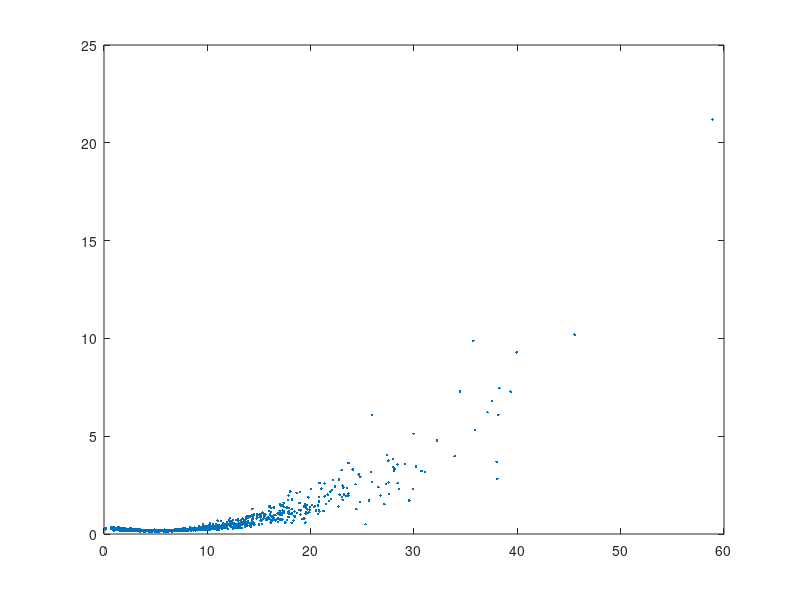
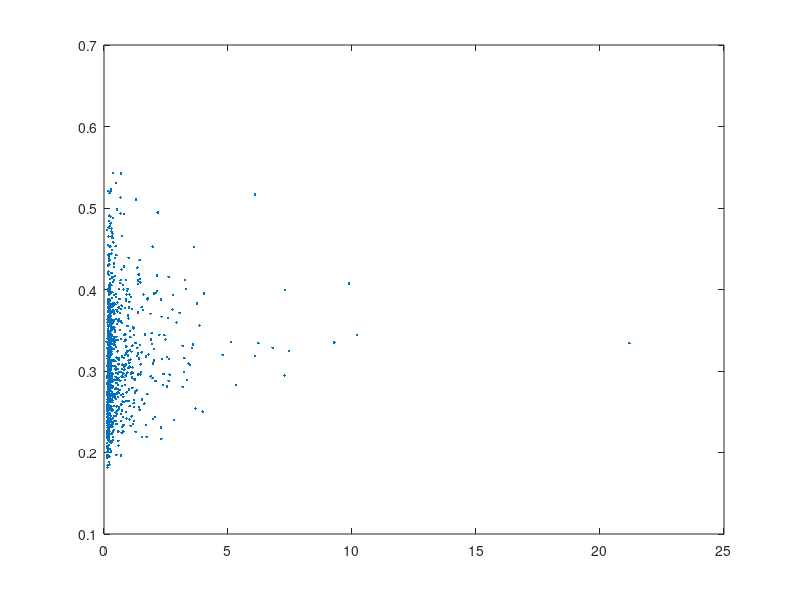

Source code (MATLAB) for these figures, in order:
clear all;clc;close all
%% Network parameters
Nneuron = 1000; % total number of neurons in the network
Npattern = 1;   % number of patterns it learned
meanRate = 10;  % Average firing rate before learning
k = 2;
Rate_Novel = gamrnd(k,meanRate/k,Nneuron,Npattern);

p = 0.1;        % probability of connection
BinConn = (rand(Nneuron)<p);    % Structural connectivity (it is assumed to be known)
StrengthConn = 1/(Nneuron*p)*(2*rand(Nneuron)+4);   % Strength of connection before learning
WRec_Novel = 1/meanRate*BinConn.*StrengthConn;

IExt = Rate_Novel-WRec_Novel*Rate_Novel;            % External input (assumed to be unchanged with learning)
%% Synaptic plasticity and firing rate after learning for each pattern
DelW_Strength = zeros(Nneuron,Nneuron,Npattern);
DelW_Strength_total = zeros(Nneuron);
for i = 1:Npattern
    DelW_Strength(:,:,i) = BinConn.*(1/(Nneuron*p)*.1/meanRate^3*(Rate_Novel(:,i).^2-meanRate*Rate_Novel(:,i))*(Rate_Novel(:,i)'-meanRate));
    DelW_Strength_total = DelW_Strength_total+DelW_Strength(:,:,i);
end

DelW = DelW_Strength_total;

WRec_Fam = WRec_Novel + DelW;

Rate_Fam = (eye(Nneuron) - WRec_Fam)\IExt;
%%  Inference on the post-synaptic dependence
Diff_Rate = Rate_Fam-Rate_Novel;
DelI_Rate = WRec_Novel*Diff_Rate;
% DelI_Rate_appr = 1/p*BinConn.*repmat(mean(WRec_Novel,2),1,Nneuron)*Diff_Rate;

Rate_Novel_vector = reshape(Rate_Novel,[],1);
Diff_Rate_vector = reshape(Diff_Rate,[],1);
[R,I] = sort(Rate_Novel_vector);
% post-synaptic dependence
figure;plot(R,Diff_Rate_vector(I),'.')

% no correlation between W*DelR and DelI (or DelR here)
ipattern = 1;
figure; plot(Diff_Rate(:,ipattern),DelI_Rate(:,ipattern),'.')
